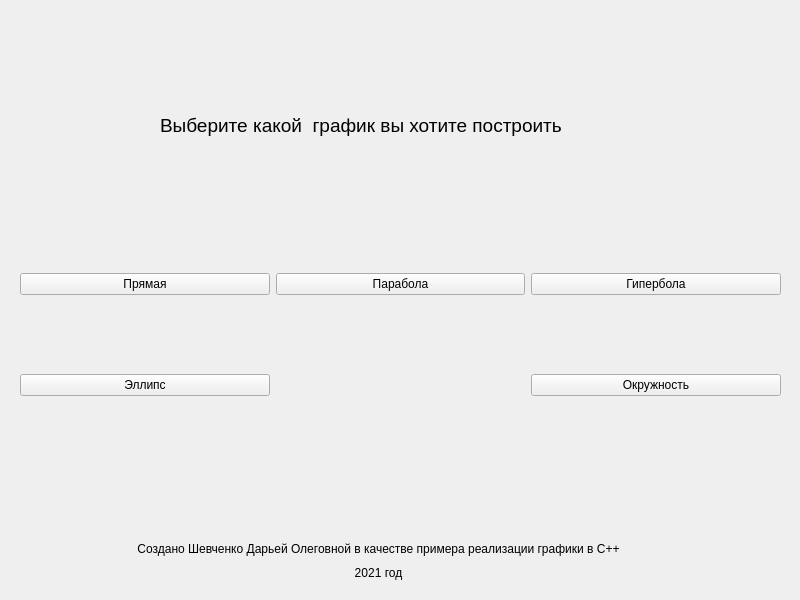
<?xml version="1.0" encoding="UTF-8"?>
<ui version="4.0">
 <class>vsegrafiki</class>
 <widget class="QWidget" name="vsegrafiki">
  <property name="geometry">
   <rect>
    <x>0</x>
    <y>0</y>
    <width>800</width>
    <height>600</height>
   </rect>
  </property>
  <property name="windowTitle">
   <string>Form</string>
  </property>
  <widget class="QLabel" name="label">
   <property name="geometry">
    <rect>
     <x>160</x>
     <y>110</y>
     <width>487</width>
     <height>31</height>
    </rect>
   </property>
   <property name="minimumSize">
    <size>
     <width>331</width>
     <height>31</height>
    </size>
   </property>
   <property name="font">
    <font>
     <pointsize>14</pointsize>
    </font>
   </property>
   <property name="text">
    <string>Выберите какой  график вы хотите построить</string>
   </property>
  </widget>
  <widget class="QWidget" name="gridLayoutWidget">
   <property name="geometry">
    <rect>
     <x>20</x>
     <y>200</y>
     <width>761</width>
     <height>271</height>
    </rect>
   </property>
   <layout class="QGridLayout" name="gridLayout_2">
    <item row="0" column="2">
     <widget class="QPushButton" name="hyperbolaB">
      <property name="text">
       <string>Гипербола</string>
      </property>
     </widget>
    </item>
    <item row="1" column="0">
     <widget class="QPushButton" name="ellipseB">
      <property name="text">
       <string>Эллипс</string>
      </property>
     </widget>
    </item>
    <item row="0" column="0">
     <widget class="QPushButton" name="beelineB">
      <property name="sizePolicy">
       <sizepolicy hsizetype="Minimum" vsizetype="Fixed">
        <horstretch>0</horstretch>
        <verstretch>0</verstretch>
       </sizepolicy>
      </property>
      <property name="text">
       <string>Прямая</string>
      </property>
     </widget>
    </item>
    <item row="1" column="2">
     <widget class="QPushButton" name="circleB">
      <property name="text">
       <string>Окружность</string>
      </property>
     </widget>
    </item>
    <item row="0" column="1">
     <widget class="QPushButton" name="parabola">
      <property name="text">
       <string>Парабола</string>
      </property>
     </widget>
    </item>
   </layout>
  </widget>
  <widget class="QWidget" name="">
   <property name="geometry">
    <rect>
     <x>120</x>
     <y>540</y>
     <width>517</width>
     <height>41</height>
    </rect>
   </property>
   <layout class="QVBoxLayout" name="verticalLayout">
    <item>
     <widget class="QLabel" name="label_2">
      <property name="text">
       <string>Создано Шевченко Дарьей Олеговной в качестве примера реализации графики в C++</string>
      </property>
      <property name="alignment">
       <set>Qt::AlignCenter</set>
      </property>
     </widget>
    </item>
    <item>
     <widget class="QLabel" name="label_3">
      <property name="text">
       <string>2021 год</string>
      </property>
      <property name="alignment">
       <set>Qt::AlignCenter</set>
      </property>
     </widget>
    </item>
   </layout>
  </widget>
 </widget>
 <resources/>
 <connections/>
</ui>
